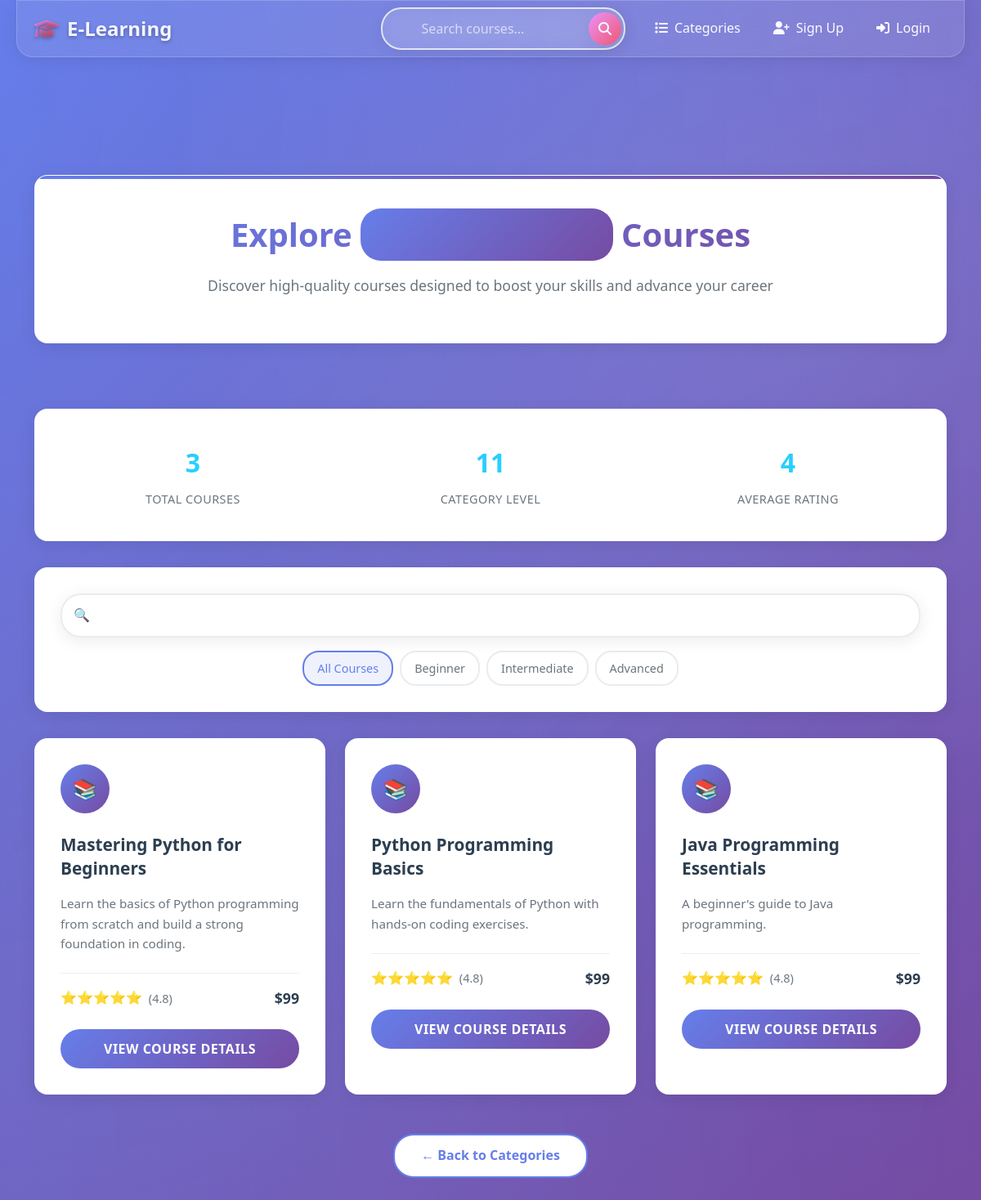
The page /categories/1/ on the database its author committed.
### catalog/models.py (models this page shows, shortened)
class Category(models.Model):
    name = models.CharField(max_length=100)

class Course(models.Model):
    title = models.CharField(max_length=200)
    description = models.TextField()
    instructor = models.ForeignKey(User, on_delete=models.CASCADE)
    category = models.ForeignKey(Category, on_delete=models.CASCADE)
    skills = models.CharField(max_length=500, blank=True)  # new field
    created_at = models.DateTimeField(auto_now_add=True)

### catalog/views.py (the view)
# urls.py: path('categories/<int:category_id>/', views.category_courses, name='category_courses'),
def category_courses(request, category_id):
    category = get_object_or_404(Category, pk=category_id)
    courses = Course.objects.filter(category=category)
    return render(request, 'catalog/category_courses.html', {'category': category, 'courses': courses})

### catalog/templates/catalog/category_courses.html (shortened to what this page needs)
{% extends 'catalog/base.html' %}
{% block content %}
<div class="main-container">
    <div class="container">
        <div class="page-header">
            <h1 class="page-title">
                Explore <span class="category-name">{{ category.name }}</span> Courses
            </h1>
            <p class="page-subtitle">
                Discover high-quality courses designed to boost your skills and advance your career
            </p>
        </div>
        <div class="stats-section">
            <div class="row">
                <div class="col-md-4">
                    <div class="stats-item">
                        <span class="stats-number">{{ courses.count }}</span>
                        <div class="stats-label">Total Courses</div>
                    </div>
                </div>
                <div class="col-md-4">
                    <div class="stats-item">
                        <span class="stats-number">{{ category.name|length }}</span>
                        <div class="stats-label">Category Level</div>
                    </div>
                </div>
                <div class="col-md-4">
                    <div class="stats-item">
                        <span class="stats-number">4.8</span>
                        <div class="stats-label">Average Rating</div>
                    </div>
                </div>
            </div>
        </div>
        <div class="search-filter-section">
            <div class="search-box">
                <input type="text" class="search-input" placeholder="Search courses..." id="searchInput">
                <span class="search-icon">🔍</span>
            </div>
            <div class="filter-buttons">
                <button class="filter-btn active" data-filter="all">All Courses</button>
                <button class="filter-btn" data-filter="beginner">Beginner</button>
                <button class="filter-btn" data-filter="intermediate">Intermediate</button>
                <button class="filter-btn" data-filter="advanced">Advanced</button>
            </div>
        </div>
        {% if courses %}
        <div class="courses-grid">
            <div class="row row-cols-1 row-cols-md-2 row-cols-lg-3 g-4" id="coursesContainer">
                {% for course in courses %}
                <div class="col course-item" data-level="beginner">
                    <div class="card course-card">
                        <div class="course-card-body">
                            <div class="course-icon">
                                📚
                            </div>
                            <h5 class="course-title">{{ course.title }}</h5>
                            <p class="course-description">
                                {{ course.description|default:"Comprehensive course covering essential concepts and practical applications." }}
                            </p>
                            <div class="course-meta">
                                <div class="course-rating">
                                    <span class="stars">⭐⭐⭐⭐⭐</span>
                                    <span class="rating-text">(4.8)</span>
                                </div>
                                <div class="course-price">
                                    ${{ course.price|default:"99" }}
                                </div>
                            </div>
                            <a href="{% url 'course_detail' course.pk %}" class="btn btn-view-course">
                                View Course Details
                            </a>
                        </div>
                    </div>
                </div>
                {% endfor %}
            </div>
        </div>
        {% endif %}
        <div class="back-section">
            <a href="{% url 'categories_list' %}" class="btn-back">
                ← Back to Categories
            </a>
        </div>
    </div>
</div>
{% endblock %}

### catalog/templates/catalog/base.html (style rules this page uses)
:root { --primary-gradient: linear-gradient(135deg, #667eea 0%, #764ba2 100%); --secondary-gradient: linear-gradient(135deg, #f093fb 0%, #f5576c 100%); --success-gradient: linear-gradient(135deg, #4facfe 0%, #00f2fe 100%); --dark-gradient: linear-gradient(135deg, #2c3e50 0%, #34495e 100%); --glass-bg: rgba(255, 255, 255, 0.1); --glass-border: rgba(255, 255, 255, 0.2); --shadow-light: 0 8px 32px rgba(0, 0, 0, 0.1); --shadow-heavy: 0 20px 40px rgba(0, 0, 0, 0.15); --text-primary: #2c3e50; --text-secondary: #6c757d; --border-color: #e9ecef; --shadow-hover: 0 20px 60px rgba(0, 0, 0, 0.15); }
* { margin: 0; padding: 0; box-sizing: border-box; }
body { font-family: 'Inter', sans-serif; background: linear-gradient(135deg, #667eea 0%, #764ba2 100%); min-height: 100vh; overflow-x: hidden; }
.search-input { background: var(--glass-bg); border: 1px solid var(--glass-border); border-radius: 50px; color: white; padding: 12px 50px 12px 20px; backdrop-filter: blur(10px); transition: all 0.3s ease; box-shadow: var(--shadow-light); }
.search-input::placeholder { color: rgba(255, 255, 255, 0.7); }
.main-container { margin-top: 40px; padding: 0 20px; }
.course-card { background: var(--glass-bg); backdrop-filter: blur(20px); border: 1px solid var(--glass-border); border-radius: 20px; overflow: hidden; transition: all 0.3s ease; box-shadow: var(--shadow-light); position: relative; }
.course-card::before { content: ''; position: absolute; top: 0; left: 0; right: 0; height: 4px; background: var(--secondary-gradient); transform: scaleX(0); transition: transform 0.3s ease; }
.course-title { font-size: 1.3rem; font-weight: 600; color: white; margin-bottom: 10px; }
.course-description { color: rgba(255, 255, 255, 0.8); margin-bottom: 20px; line-height: 1.6; }
.course-meta { display: flex; justify-content: space-between; align-items: center; margin-bottom: 20px; }
.course-price { font-size: 1.4rem; font-weight: 700; color: #4facfe; }
.course-rating { display: flex; align-items: center; gap: 5px; color: #ffd700; }
.stats-section { display: grid; grid-template-columns: repeat(auto-fit, minmax(200px, 1fr)); gap: 30px; margin: 80px 0; }
.animate-on-scroll { opacity: 0; transform: translateY(30px); transition: all 0.6s ease; }

### rows shown on the page
Category: name|length "11"
Course: title "Mastering Python for Beginners", description "Learn the basics of Python programming from scratch and build a strong foundation in coding.", price "99"
Course: title "Python Programming Basics", description "Learn the fundamentals of Python with hands-on coding exercises.", price "99"
Course: title "Java Programming Essentials", description "A beginner's guide to Java programming.", price "99"

### other values the page prints
{{ courses.count }} "3"
